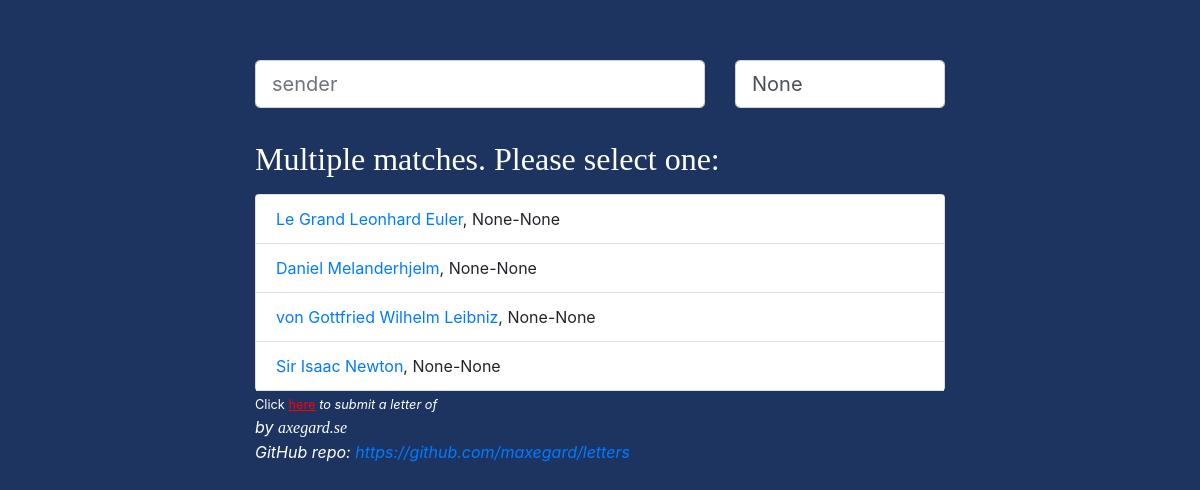
The app's page /search/ with its own data.
### tables this page shows
CREATE TABLE "tblPerson" (
    "pk_PersonID" INTEGER PRIMARY KEY,
    "Surname" TEXT,
    "Forenames" TEXT,
    "FullNameTemp" TEXT,
    "Title" TEXT,
    "BirthDate" TEXT,
    "DeathDate" TEXT,
    "Biography" TEXT,
    "NotesPerson" TEXT,
    "ScrutinyBiog" TEXT,
    "CopyrightHolder" TEXT,
    "CopyrightCreditLine" TEXT,
    "Permission" BOOLEAN,
    "NotesCopyright" TEXT
);

### letters/__init__.py (the view)
@app.route('/search/')
def return_search():
	GET_keywords = request.args.get('keywords')
	GET_sender = request.args.get('correspondent_1')
	GET_correspondent_2 = request.args.get('correspondent_2')
	GET_sender_ID = request.args.get('sender_id')
	GET_year = request.args.get('year')
	GET_month = request.args.get('month')
	GET_day = request.args.get('day')
	GET_view = request.args.get('view')
	if GET_sender is None:
		GET_sender = ""
	else:
		GET_sender = GET_sender.encode('utf8')
	if GET_correspondent_2 is None:
		GET_correspondent_2 = ""
	else:
		GET_correspondent_2 = GET_correspondent_2.encode('utf8')
	if isinstance(GET_sender, str):
		if GET_sender_ID is not None:
			author = query_db("SELECT pk_PersonID,Title,Forenames,Surname,BirthDate,DeathDate FROM tblPerson WHERE pk_PersonID = ?",[GET_sender_ID])
		else:
			author = query_db("SELECT pk_PersonID,Title,Forenames,Surname,BirthDate,DeathDate FROM tblPerson WHERE FullNameTemp LIKE '%" + GET_sender + "%'")
		correspondent_2 = query_db("SELECT pk_PersonID,Title,Forenames,Surname,BirthDate,DeathDate FROM tblPerson WHERE FullNameTemp LIKE '%" + GET_correspondent_2 + "%'")
		if len(author) == 1 and len(GET_correspondent_2) == 0:
			author_ID = author[0][0] #Author_ID is list of tuples. Tuple av int.
			author_name = str(author[0][1]) + " " + str(author[0][2]) + " " + str(author[0][3]) # Title + Forenames + Surname
			response_SELECT_tblMaster =  query_db("SELECT pk_WCP_Number,Year,Month,Day,fk_PersonID_Addressee,fk_PersonID_Author FROM tblMaster WHERE fk_PersonID_Author = ?", [str(author_ID)])
			addressee_dict = {}
			for row in response_SELECT_tblMaster:
				if row[4] in ['Null','',0,None]: # dvs om Person är unknown
					fk_PersonID_Addressee = 0
				else:
					fk_PersonID_Addressee = row[4]
				Person_Name = query_db("SELECT Title,Forenames,Surname,FullNameTemp FROM tblPerson WHERE pk_PersonID = ?", [str(fk_PersonID_Addressee)])
				if fk_PersonID_Addressee == 0:
					addressee_name = Person_Name[0][2]
				else: #dvs för att utom PersonID = 0, dvs unknown
					addressee_name = Person_Name[0][0] + " " + Person_Name[0][1] + " " + Person_Name[0][2]
				addressee_dict[fk_PersonID_Addressee] = addressee_name
			return render_template('results.html', author_ID = author_ID, author_name = author_name, GET_year = GET_year, response_SELECT_tblMaster=response_SELECT_tblMaster, addressee_dict=addressee_dict, author=author)
		elif len(author) == 1 and len(correspondent_2) == 1:
			print "Hi"
		elif len(author) > 1 or len(correspondent_2) > 1:
			author_ID = ''
			author_name = ''
			GET_year = GET_year
			response_SELECT_tblMaster = ''
			addressee_dict = {}
			return render_template('results.html', author_ID = author_ID, author_name = author_name, GET_year = GET_year, GET_sender = GET_sender, response_SELECT_tblMaster=response_SELECT_tblMaster, addressee_dict=addressee_dict, author=author)
		elif len(author) > 1 and len(correspondent_2) == 1:
			sys.exit()
		elif len(author) == 1 and len(correspondent_2) > 1:
			sys.exit()
		else:
			addressee_dict = {}
			author_ID = ''
			GET_sender = request.args.get('sender')
			author_name = GET_sender
			GET_year = GET_year
			response_SELECT_tblMaster = []
			return render_template('results.html', author_ID = author_ID, author_name = author_name, GET_year = GET_year, response_SELECT_tblMaster = response_SELECT_tblMaster,addressee_dict=addressee_dict, author=author)

### letters/__init__.py (called while the page is built)
def get_db():
	db = getattr(g, '_database', None)
	if db is None:
		db = g._database = sqlite3.connect(DATABASE)
	return db

def query_db(query, args=(), one=False):
	if "SELECT" in query:
		cur = get_db().execute(query, args)
		rv = cur.fetchall()
		cur.close()
	elif "INSERT" in query:
		cur = get_db().execute(query, args)
		rv = get_db().commit()
		cur.close()
	return (rv[0] if rv else None) if one else rv

### letters/templates/results.html (shortened to what this page needs)
<!DOCTYPE html>
<html>
{% include 'include/head.html' %}
<body>
<div class="container" id="container">
<form target="_self" method="get" action="/search/" onloadstart="search()">
<div class="form-group">
<div class="row">
<div class="col-lg-8">
<input onkeypress="searchButtonShow()" class="form-control form-control-lg" name="sender" id="address" placeholder="sender" value="{{author_name}}" type="address">
</div>
<div class="col-lg-4">
<input onkeypress="searchButtonShow()" class="form-control form-control-lg" name="year" id="zip" placeholder="year" value="{{GET_year}}" type="zip">
</div>
</div>
</div>
</form>
{% if author|length == 1  %}
<p></p><h2 style="color: white;">letters from <a href="/person/?id={{author_ID}}"><i>{{author_name}}</i></a> to:</h2><p></p>
{% elif author|length > 1 %}
    <p></p><h2 style="color: white;">Multiple matches. Please select one: </h2><p></p>
{% else %}
<p></p><h2 style="color: white;"> No letters from <a href="/person/?id={{author_ID}}"<i> {{author_name}}</i></a> found.{{ author }}</h2><p></p>
{% endif %}
<div class="card">
<ul class="list-group list-group-flush">
{% if author|length == 1  %}
    {% for addressee_ID,addressee_name in addressee_dict.iteritems() %}
<li class="list-group-item">
<div class="namer" onclick="toggle('{{ addressee_ID }}')">
<h4 class="card-title" id="name-{{ addressee_ID }}" style="font-size: 1.5rem;">
... to <a href="/person/?id={{addressee_ID}}"><i>{{addressee_name}}</i></a>
</h4>
<h6 class="card-subtitle text-muted" id="role-{{ addressee_ID }}" style="font-size: 1rem;">
</h6>
<span class="glyphicon glyphicon-plus icon"></span>
<a style="float: right;">&nbsp;&nbsp;
    <span class="octicon octicon-plus" id="icon-{{ addressee_ID }}"></span>
</a>
    {# Link to Wiki article .. or just clutter?
<a href="https://en.wikipedia.org/w/index.php?search={{addressee_name}}" style="float:right" class="btn btn-large btn-secondary">Wikipedia</a>
 #}
</div>
<div id="full-{{ addressee_ID }}" style="display: none;">
<hr>
List view
    <table class="table table-striped table-hover table-sm">
        <thead>
            <tr>
                <th>Letter #</th>
                <th>Date</th>
                <th>Sender</th>
                <th>Recipient</th>
            </tr>
        </thead>
{% for row in response_SELECT_tblMaster %}
    {% if row[4] == addressee_ID  %}
                            {# Index:
                                0:pk_WCP_Number
                                1:Year
                                2:Month
                                3:Day
                                4:fk_PersonID_Addressee
                                5:fk_PersonID_Author    #}
        <tbody>
            <tr>
                <th scope="row"><a href="/letter/?id={{ row[0] }}">{{ row[0] }}</a></th>
                <td>{{ row[1] }} {{ row[2] }} {{ row[3] }}
                <td> {{ author_name }}</td> </td>
                <td>{{ addressee_dict[row[4]] }}</td>
            </tr>
  </tbody>
            {% endif %}
{% endfor %}
            </table>
end list view <br>
Begin index card view
    <div class="row">
        <div class="col-md-3">
        {% for row in response_SELECT_tblMaster %}
            {% if row[4] == addressee_ID  %}
<p>
<a href="/letter/?id={{row[0]}}">{{row[1]}} </a>
<p>
            {% endif %}
        {% endfor %}
</div>
</div>
End index cardview
<small><a href="/submit?from={{author_ID}}&to={{addressee_ID}}">Submit a letter</a></small>
</div></li>
{% else %}
No matches found
    {% endfor %}
{% elif author|length > 1 %}
        <ul class="list-group">
        {% for pk_PersonID,Title,Forenames,Surname,BirthDate,DeathDate in author %}
            <li class="list-group-item"><a href="/search/?sender_id={{ pk_PersonID }}" >{{ Title }} {{ Forenames }} {{ Surname }}<a>, {{ BirthDate }}-{{ DeathDate }}</li>
        {% endfor %}
        </ul>
{% endif %}
</ul>
</div>
<div class="sub" id="bypolitiwatch" style="color: white;">
    <small>Click <a style="color: red" href="/submit?from={{author_ID}}"><u>here</u> </i></a><i>to submit a letter of <u>{{ author_name }}{{GET_sender}}</u></small><br>
by <a href="http:///www.axegard.se"><span class="politiwatch">axegard.se</span></a><br>
GitHub repo: <a href="https://github.com/maxegard/letters">https://github.com/maxegard/letters</a>
</div>
</div>
</body>
</html>

### letters/templates/include/head.html (shortened to what this page needs)
<head>
<link rel="stylesheet" href="https://maxcdn.bootstrapcdn.com/bootstrap/4.0.0-alpha.5/css/bootstrap.min.css">
<link rel="stylesheet" href="https://cdnjs.cloudflare.com/ajax/libs/octicons/4.4.0/font/octicons.css">
<link rel="stylesheet" href="https://maxcdn.bootstrapcdn.com/bootstrap/4.0.0-alpha.5/css/bootstrap.min.css">
</head>

### letters/templates/include/head.html (style rules this page uses)
h1, h2, h3, h4, h5, h6, .arvo { font-family: 'Arvo'; color: white; }
body { background-color: #1D3461; }
.sub { align-self: right; }
.politiwatch { font-family: 'Arvo'; color: white; }
body { margin-top: 5%; }
h1, h2, h3, h4, h5, h6, .arvo { font-family: 'Arvo'; display: inline; }
@media screen and (min-width:961px) { #container { max-width: 60%; } }

### records on screen
tblPerson: Title "Le Grand", Forenames "Leonhard", Surname "Euler", BirthDate "None", DeathDate "None"
tblPerson: Forenames "Daniel", Surname "Melanderhjelm", BirthDate "None", DeathDate "None"
tblPerson: Title "von", Forenames "Gottfried Wilhelm", Surname "Leibniz", BirthDate "None", DeathDate "None"
tblPerson: Title "Sir", Forenames "Isaac", Surname "Newton", BirthDate "None", DeathDate "None"
